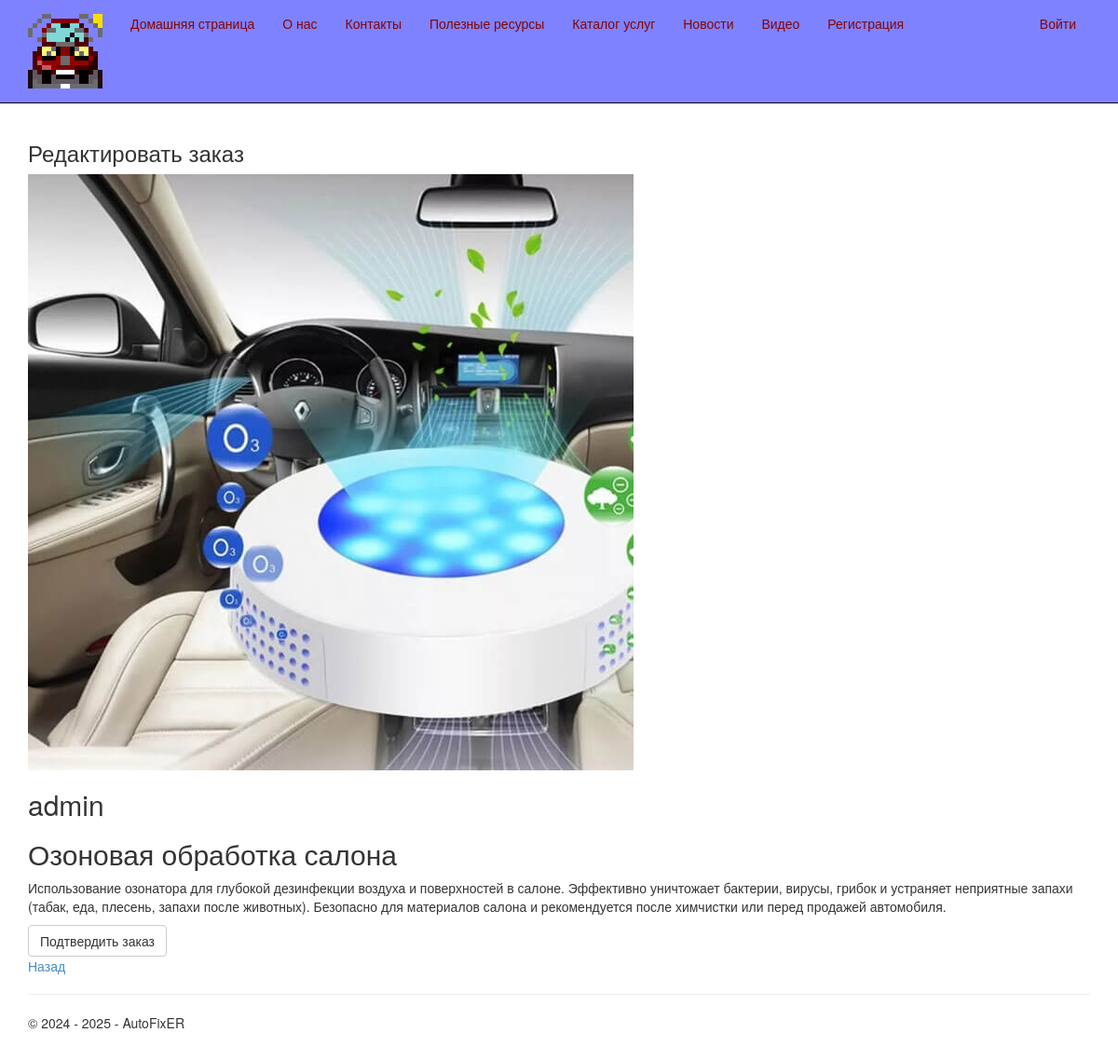
Screenshot of /editorder/13/ with the database file from the repository.
### app/models.py (models this page shows, shortened)
class Order(models.Model):
    service = models.ForeignKey(Service, null=True, blank=True, on_delete = models.SET_NULL, verbose_name = "Услуга")
    customer = models.ForeignKey(User, null=True, blank=True, on_delete = models.SET_NULL, verbose_name = "Покупатель")
    confrim = models.BooleanField(default=False, verbose_name="Подтвержден")
    ordered = models.DateTimeField(default=datetime.now(), db_index=True, verbose_name="Заказан")
    price = models.IntegerField(default=0, verbose_name="Цена")
    completed = models.BooleanField(default=False, verbose_name="Завершен")
    class Meta:
        db_table = "Orders" # имя таблицы для модели
        ordering = ["-id"] # порядок сортировки данных в модели ("-" означает по убыванию)
        verbose_name = "заказ"
        verbose_name_plural = "заказы"

class Service(models.Model):
    title = models.CharField(max_length=100, verbose_name="Заголовок")
    description = models.TextField(verbose_name="Краткое содержание")
    content = models.TextField(verbose_name="Полное содержание")
    price = models.IntegerField(default=0, verbose_name="Цена")
    image = models.FileField(default='temp.jpg', verbose_name='Путь к картинке')
    category = models.CharField(default='', max_length=100, verbose_name="Категория")
    class Meta:
        db_table = "Services" # имя таблицы для модели
        ordering = ["-price"] # порядок сортировки данных в модели ("-" означает по убыванию)
        verbose_name = "услуга"
        verbose_name_plural = "услуги"

### app/views.py (the view, shortened to what this page needs)
# urls.py: path('editorder/<int:parametr>/', views.editorder, name='editorder'),
def editorder(request, parametr):
    order_1 = Order.objects.get(id=parametr)
    assert isinstance(request, HttpRequest)
    return render(
        request,
        'app/editorder.html',
        {
            'title':order_1.service.title,
            'order_1':order_1,
            'year':datetime.now().year,
            }
        )

### app/templates/app/editorder.html (shortened to what this page needs)
{% extends "app/layout.html" %}
{% block content %}
<h3>Редактировать заказ</h3>
{% if order_1.service.image and order_1.service.image.url != '/media/temp.jpg' %}
<img src="{{ order_1.service.image.url }}" alt=" Картинка услуги" />
{% endif %}
<h2> {{order_1.customer.username}} </h2>
<h2> {{order_1.service.title}} </h2>
<p> {{order_1.service.content|linebreaksbr}} </p>
<form method="POST" enctype="multipart/form-data">
    <div>
        {% if order_1.confrim %}
        <button type="submit" class="save btn btn-default"> Отменить подтверждение </button>
        {% else %}
        <button type="submit" class="save btn btn-default"> Подтвердить заказ </button>
        {% endif %}
    </div>
</form>
<p><a href="{% url 'order' %}"> Назад </a> </p>
{% endblock %}

### app/static/app/content/site.css (style rules this page uses)
body { padding-top: 0px; padding-bottom: 20px; }

### rows the page displays
Order: service.image (picture), customer.username "admin", service "Озоновая обработка салона", service.content "Использование озонатора для глубокой дезинфекции воздуха и поверхностей в салоне. Эффективно уничтожает бактерии, вирусы, грибок и устраняет неприятные запахи (табак, еда, плесень, запахи после животных). Безопасно для материалов салона и рекомендуется после химчистки или перед продажей автомобиля."
